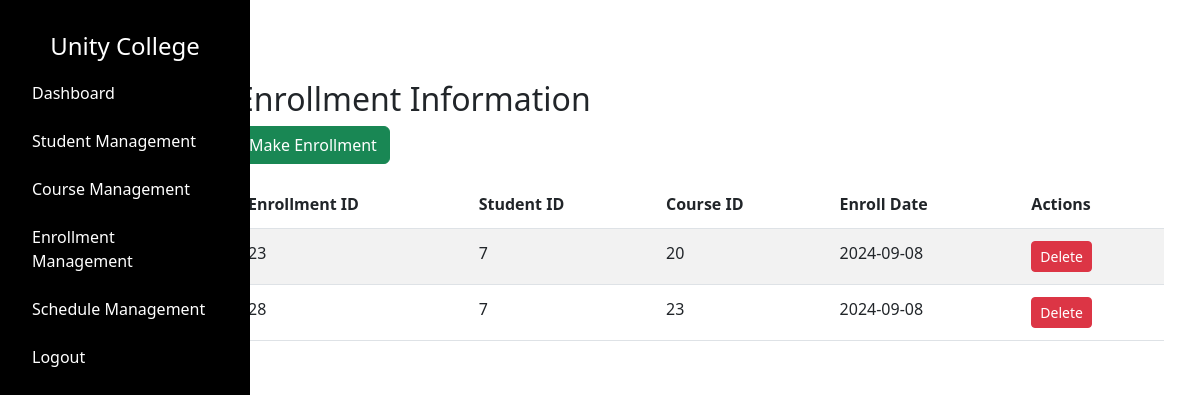
/admin/enrollmentmgt (signed in), run on an earlier commit of the app's database.
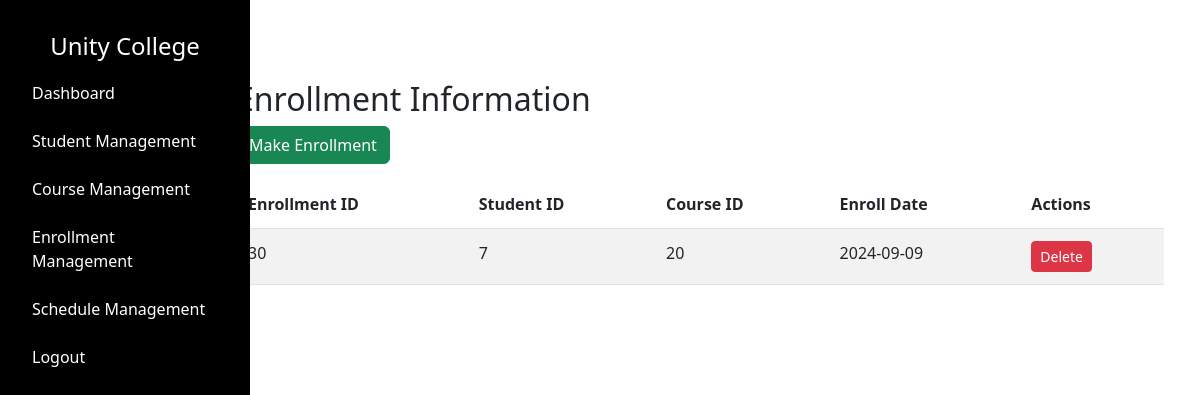
And on a later commit of the database.
### tables this page shows
CREATE TABLE "enrollment" (
    "id" INTEGER PRIMARY KEY AUTOINCREMENT,
    "student_id" INTEGER NOT NULL,
    "course_id" INTEGER NOT NULL,
    "enroll_date" DATE NOT NULL,
    FOREIGN KEY("student_id") REFERENCES "student"("id") ON DELETE RESTRICT,
    FOREIGN KEY("course_id") REFERENCES "course"("id") ON DELETE RESTRICT
);

### app.py (the view)
@app.route("/admin/enrollmentmgt", methods=["GET"])
def admin_view_enrollment():
    if 'username' not in session or session.get('user_type') != 'admin':
        return redirect(url_for('admin_login'))
    username = session.get('username')
    enrollment = query_db("SELECT * FROM enrollment")
    enrollment_list = []
    for record in enrollment:
        enrollment_dict = {
            "id": record[0],
            "student_id": record[1],
            "course_id": record[2],
            "enroll_date": record[3],
        }
        enrollment_list.append(enrollment_dict)
    return render_template("admin/enrollmentmgmt.html", enrollment_list=enrollment_list, username=username, time=time)

### dbcontroller.py (called while the page is built)
def query_db(query, args=(), one=False):
    con = sqlite3.connect('advweb.db')
    cur = con.cursor()
    cur.execute(query, args)
    rv = cur.fetchall()
    cur.close()
    con.close()
    return (rv[0] if rv else None) if one else rv

### templates/admin/enrollmentmgmt.html (shortened to what this page needs)
{% extends "/admin/layout.html" %} {% block content %}
<link href="/static/css/admin/enrollmentmgmt.css" rel="stylesheet" />
<div class="container mt-5">
  <h2>Enrollment Information</h2>
  <a href="{{ url_for('admin_enroll') }}" class="btn btn-success mb-3"
    >Make Enrollment</a
  >
  <div class="table-responsive">
    <table class="table table-striped">
      <thead>
        <tr>
          <th>Enrollment ID</th>
          <th>Student ID</th>
          <th>Course ID</th>
          <th>Enroll Date</th>
          <th>Actions</th>
        </tr>
      </thead>
      <tbody>
        {% for enrollment in enrollment_list %}
        <tr>
          <td>{{ enrollment['id'] }}</td>
          <td>{{ enrollment['student_id'] }}</td>
          <td>{{ enrollment['course_id'] }}</td>
          <td>{{ enrollment['enroll_date'] }}</td>
          <td>
            <form
              action="{{ url_for('delete_enrollment', id=enrollment['id']) }}"
              method="post"
              style="display: inline"
            >
              <button
                type="submit"
                class="btn btn-danger btn-sm"
                onclick="return confirm('Are you sure you want to delete this enrollment?')"
              >
                Delete
              </button>
            </form>
          </td>
        </tr>
        {% endfor %}
      </tbody>
    </table>
  </div>
</div>
{% endblock %}

What changed in the data, as far as the page shows it:
removed enrollment: id "23", student_id "7", course_id "20", enroll_date "2024-09-08"
removed enrollment: id "28", student_id "7", course_id "23", enroll_date "2024-09-08"
added enrollment: id "30", student_id "7", course_id "20", enroll_date "2024-09-09"
